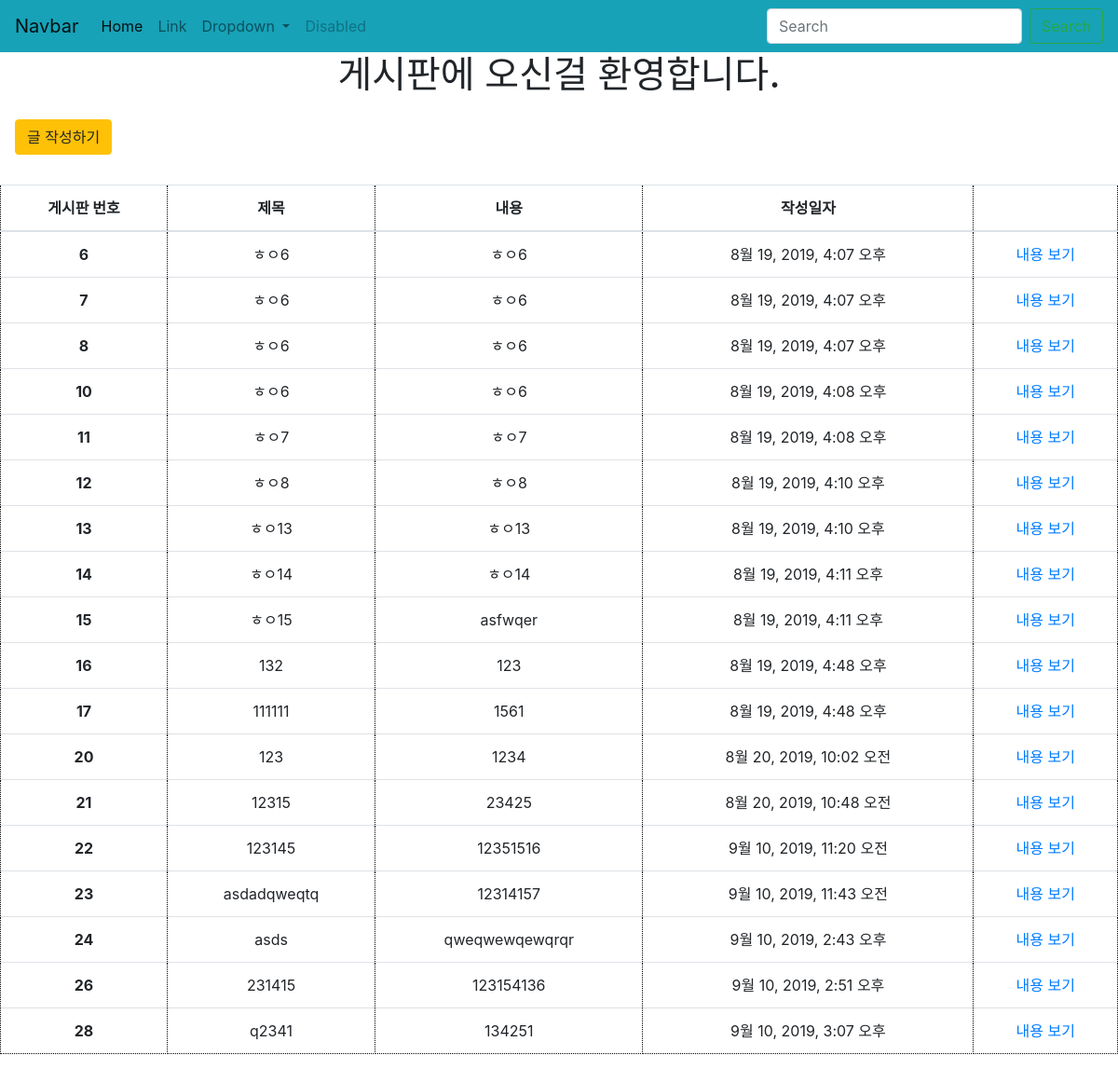
The page /articles/ on the database as committed earlier.
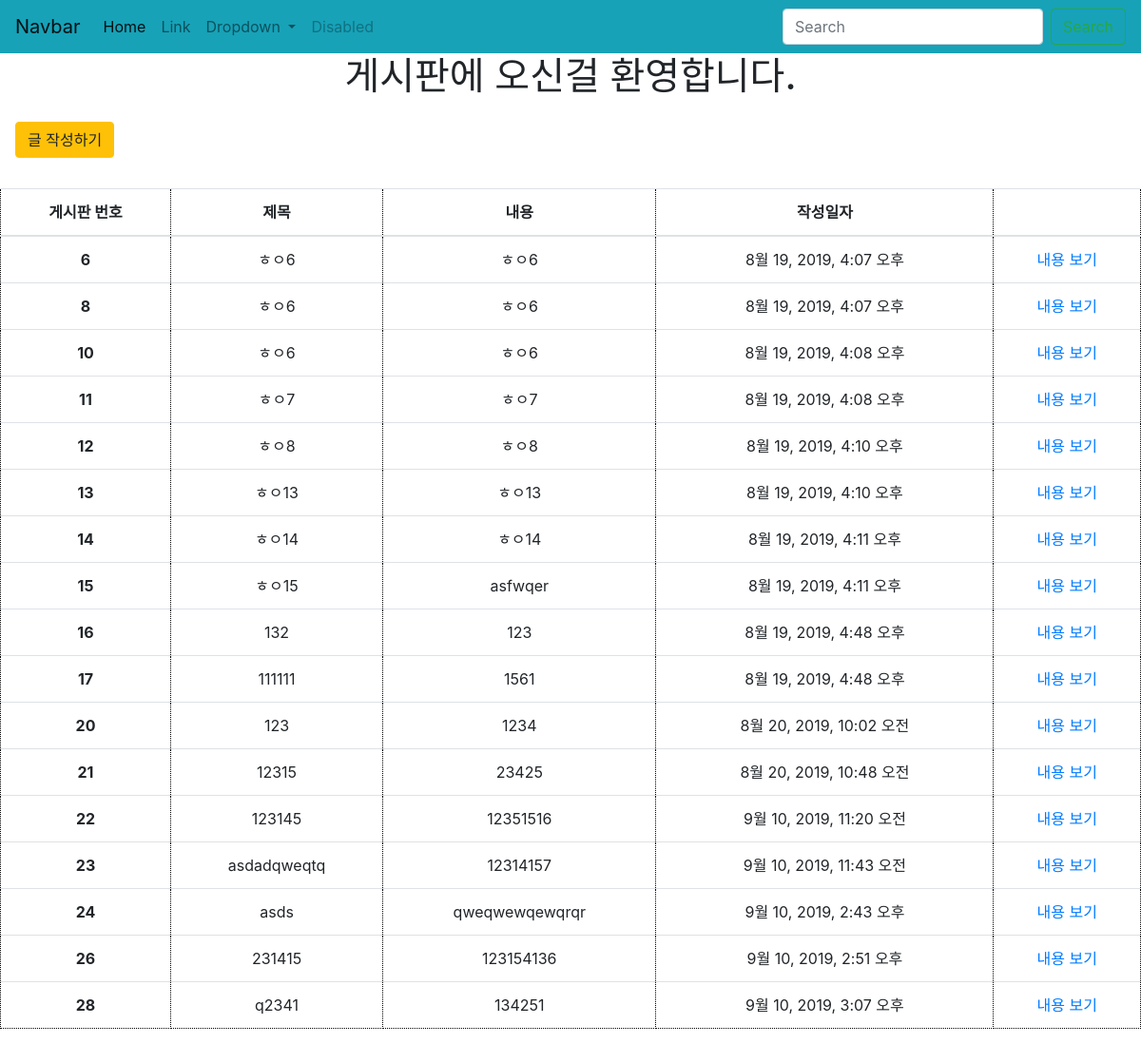
The same page on the database as committed later.
### articles/models.py (models this page shows, shortened)
class Article(models.Model):
    title = models.CharField(max_length=10)
    content = models.TextField()
    created_at = models.DateTimeField(auto_now_add=True)
    updated_at = models.DateTimeField(auto_now=True)

### articles/views.py (the view)
# urls.py: path('', views.index, name='index'),
def index(request):
    articles = Article.objects.all()
    context = {
        'articles' : articles
    }
    return render(request, 'articles/index.html', context)

### articles/templates/articles/index.html (shortened to what this page needs)
<!DOCTYPE html>
<html lang="en">
<head>
<link rel="stylesheet" href="https://stackpath.bootstrapcdn.com/bootstrap/4.3.1/css/bootstrap.min.css">
</head>
  {% extends 'articles/base.html' %}
  {% block body %}
  <nav class="navbar navbar-expand-lg navbar-light bg-info">
      <a class="navbar-brand" href="#">Navbar</a>
      <div class="collapse navbar-collapse" id="navbarSupportedContent">
        <ul class="navbar-nav mr-auto">
          <li class="nav-item active">
            <a class="nav-link" href="#">Home <span class="sr-only">(current)</span></a>
          </li>
          <li class="nav-item">
            <a class="nav-link" href="#">Link</a>
          </li>
          <li class="nav-item dropdown">
            <a class="nav-link dropdown-toggle" href="#" id="navbarDropdown" role="button" data-toggle="dropdown" aria-haspopup="true" aria-expanded="false">
              Dropdown
            </a>
          </li>
          <li class="nav-item">
            <a class="nav-link disabled" href="#" tabindex="-1" aria-disabled="true">Disabled</a>
          </li>
        </ul>
        <form class="form-inline my-2 my-lg-0">
          <input class="form-control mr-sm-2" type="search" placeholder="Search" aria-label="Search">
          <button class="btn btn-outline-success my-2 my-sm-0" type="submit">Search</button>
        </form>
      </div>
    </nav>
  <h1 class='d-flex justify-content-center'>게시판에 오신걸 환영합니다.</h1>
  <a href="create" class='btn d-inline-flex btn-warning m-3'>글 작성하기</a>
  <table class="table mt-3">
      <thead>
        <tr>
          <th scope="col" class='text-center'>게시판 번호</th>
          <th scope="col" class='text-center'>제목</th>
          <th scope="col"class='text-center'>내용</th>
          <th scope="col"class='text-center'>작성일자</th>
          <th scole="col"class='text-center'></th>
        </tr>
      </thead>
      <tbody>
        {% for A in articles %}
        <tr>
          <th scope="row" class='text-center'>{{A.id}}</th>
          <td class='text-center'>{{A.title}}</td>
          <td class='text-center'>{{A.content}}</td>
          <td class='text-center'>{{A.created_at}}</td>
          <td class='text-center'><a href='{{A.id}}'>내용 보기</a></td>
        </tr>
        {% endfor %}
      </tbody>
    </table>
{% endblock %}

Rows that differ between the two databases and show on the page:
removed Article: id "7", title "ㅎㅇ6", content "ㅎㅇ6", created_at "8월 19, 2019, 4:07 오후"
